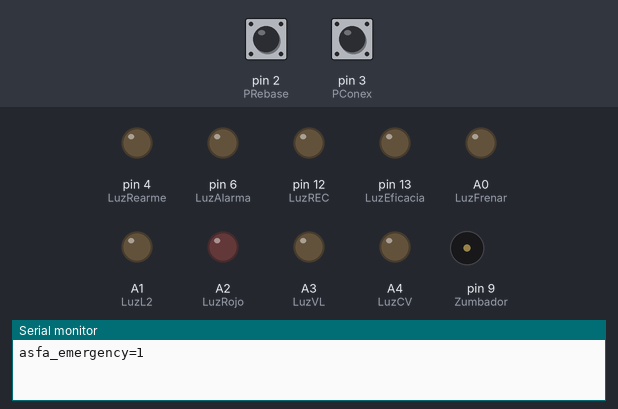
Simulated run of this sketch. Board: Arduino Uno, built with avr-gcc and run on an emulated ATmega328P. Parts: output pins drawn as LEDs (lit = HIGH), buzzer (waves = sounding, pin HIGH), the last lines printed to the serial monitor. The test bench sets the inputs (shaded band); at power-on: pin 3 (PConex) HIGH, pin 2 (PRebase) HIGH. Sleep ends after the set time or at an interrupt.

Above: at 5.0 s.
5.1 s: pin 3 (PConex) pulled LOW for 0.15 s
At 6.1 s:
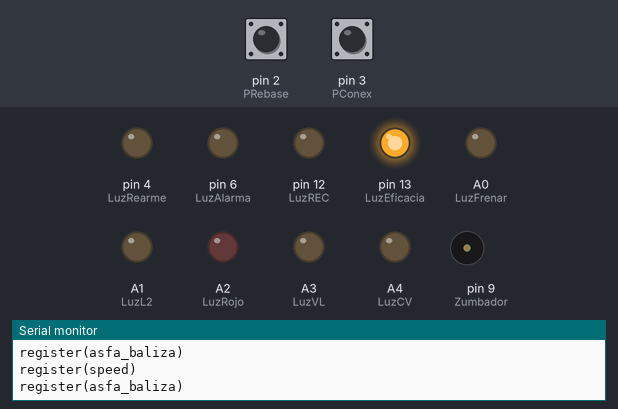
8.2 s: pin 3 (PConex) pulled LOW for 1 s
At 8.47 s:
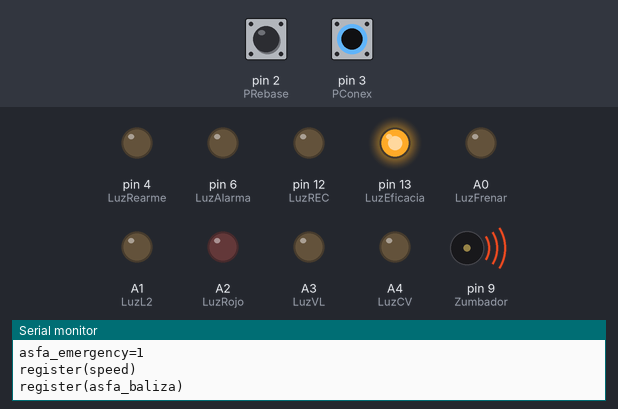
10.7 s: pin 3 (PConex) pulled LOW for 3.2 s
At 16.4 s:
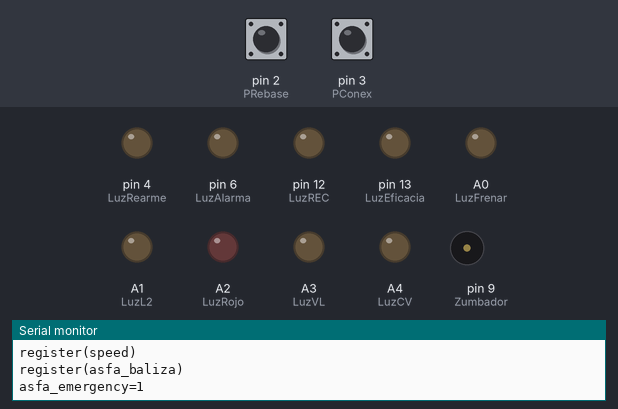
Timing chart, 0 to 17.9 s (numbered marks = the images above; inputs shaded):
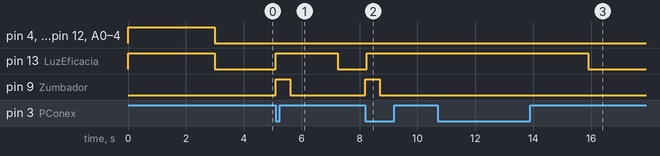

Measured:
- after the input at 5.1 s, pin 13 (LuzEficacia): LOW → HIGH at once, → LOW 2.2 s later; pin 9 (Zumbador): LOW → HIGH at once, → LOW 0.50 s later
- after the input at 8.2 s, pin 13 (LuzEficacia): LOW → HIGH after 0.05 s; pin 9 (Zumbador): LOW → HIGH at once, → LOW 0.50 s later
- after the input at 10.7 s, pin 13 (LuzEficacia): HIGH → LOW after 5.2 s instead of 0.50 s

The sketch:

DIMETAL_ASFA.ino
```cpp
#include <avr/sleep.h>
const int PConex = 3;
const int PREC = 11;
const int PAlarma = 7;
const int PRearme = 5;
const int PRebase = 2;
const int Zumbador = 9;
const int LuzFrenar = A0;
const int LuzL2 = A1;
const int LuzRojo = A2;
const int LuzVL = A3;
const int LuzCV = A4;
const int LuzEficacia = 13;
const int LuzREC = 12;
const int LuzAlarma = 6;
const int LuzRearme = 4;
const int LuzRebase = 8;
const int SelTipoTren = A5;
void setup() {
  // put your setup code here, to run once:
  Serial.begin(115200);
  pinMode(PConex, INPUT_PULLUP);
  pinMode(PRebase, INPUT_PULLUP);
  pinMode(PREC, INPUT_PULLUP);
  pinMode(PAlarma, INPUT_PULLUP);
  pinMode(PRearme, INPUT_PULLUP);
  pinMode(LuzREC, OUTPUT);
  pinMode(LuzFrenar, OUTPUT);
  pinMode(LuzRojo, OUTPUT);
  pinMode(LuzAlarma, OUTPUT);
  pinMode(LuzEficacia, OUTPUT);
  pinMode(LuzRearme, OUTPUT);
  pinMode(LuzL2, OUTPUT);
  pinMode(LuzCV, OUTPUT);
  pinMode(LuzVL, OUTPUT);
  pinMode(Zumbador, OUTPUT);
  digitalWrite(LuzREC, HIGH);
  digitalWrite(LuzFrenar, HIGH);
  digitalWrite(LuzRojo, HIGH);
  digitalWrite(LuzAlarma, HIGH);
  digitalWrite(LuzEficacia, HIGH);
  digitalWrite(LuzL2, HIGH);
  digitalWrite(LuzRebase, HIGH);
  digitalWrite(LuzRearme, HIGH);
  digitalWrite(LuzVL, HIGH);
  digitalWrite(LuzCV, HIGH);
  digitalWrite(LuzREC, HIGH);
  delay(3000);
  digitalWrite(LuzFrenar, LOW);
  digitalWrite(LuzRojo, LOW);
  digitalWrite(LuzAlarma, LOW);
  digitalWrite(LuzEficacia, LOW);
  digitalWrite(LuzL2, LOW);
  digitalWrite(LuzRebase, LOW);
  digitalWrite(LuzRearme, LOW);
  digitalWrite(LuzVL, LOW);
  digitalWrite(LuzCV, LOW);
  digitalWrite(LuzREC, LOW);
  if(digitalRead(PConex)==LOW) start();
  else shutdown();
}
enum Frequency
{
  AL = -1,
  FP = 0,
  L1 = 1,
  L2 = 2,
  L3 = 3,
  L4 = 4,
  L5 = 5,
  L6 = 6,
  L7 = 7,
  L8 = 8,
  L9 = 9
} freq = FP, prev_freq = FP;
bool Encendido = false;
bool Urgencia = true;
bool RebaseAuto = false;
bool Eficacia = false;
bool ASFA200 = true;
bool RecL2;
bool Connected = false;
unsigned TipoTren;
unsigned long RECStarted = 0;
unsigned long RojoStarted = 0;
unsigned long AlarmaStarted = 0;
unsigned long RebaseStarted = 0;
unsigned long CondStarted = 0;
byte Velocidad = 0;
unsigned long Previous;
unsigned long LastPConex;
unsigned long BuzzEnd = 0;
unsigned long poweroff = 0;
void buzz(unsigned long time)
{
  digitalWrite(Zumbador, HIGH);
  //tone(Zumbador, 435, time);
  BuzzEnd = millis() + time;
}
void nobuzz()
{
  digitalWrite(Zumbador,LOW);
  //noTone(Zumbador);
}
void shutdown()
{
  freq = FP;
  RECStarted = RojoStarted = AlarmaStarted = RebaseStarted = CondStarted = 0;
  Urgencia = true;
  Eficacia = false;
  nobuzz();
  digitalWrite(LuzREC, LOW);
  digitalWrite(LuzFrenar, LOW);
  digitalWrite(LuzRojo, LOW);
  digitalWrite(LuzAlarma, LOW);
  digitalWrite(LuzEficacia, LOW);
  digitalWrite(LuzL2, LOW);
  digitalWrite(LuzRebase, LOW);
  digitalWrite(LuzRearme, LOW);
  digitalWrite(LuzVL, LOW);
  digitalWrite(LuzCV, LOW);
  Encendido = false;
  poweroff = 0;
  Serial.print("asfa_emergency=1\n");
  sleep_enable();
  set_sleep_mode(SLEEP_MODE_PWR_DOWN);
  attachInterrupt(digitalPinToInterrupt(PConex), start, LOW);
  delay(1000);
  sleep_cpu();
}
void start()
{
  sleep_disable();
  detachInterrupt(digitalPinToInterrupt(PConex));
  Urgencia = false;
  Encendido = true;
  buzz(500);
  LastPConex = millis();
}
byte data[30];
int windex=0;
int reindex=0;
void readSerial()
{
  //if(LastPConex + 5000 < millis()&&!AlarmaStarted) freq = AL;
  if(reindex>=windex)
  {
    windex = reindex = 0;
  }
  if(reindex>20)
  {
    for(int i=reindex; i<windex; i++)
    {
      data[i-reindex] = data[i];
    }
    windex = windex-reindex;
    reindex = 0;
  }
  while(Serial.available() && windex<30)
  {
    data[windex] = Serial.read();
    Connected = true;
    windex++;
  }
  for(int i=reindex; i<windex; i++)
  {
    if(data[i]=='\n')
    {
      char line[i-reindex+1];
      for(int j=reindex; j<i; j++)
      {
        line[j-reindex] = data[j];
      }
      line[i-reindex] = 0;
      if(!strncmp(line, "asfa_baliza", 11))
      {
        if(line[13]=='P') freq = FP;
        else freq = (Frequency)atoi(line+13);
      }
      else if(!strncmp(line, "speed", 5))
      {
        Velocidad = atoi(line+6);
      }
      else if(!strncmp(line, "connected", 9))
      {
        Serial.println("register(speed)");
        Serial.println("register(asfa_baliza)");
        Connected = true;
      }
      reindex = i+1;
      break;
    }
    else if(i+1==30) windex = reindex = 0;
  }
}
void loop() {
  // put your main code here, to run repeatedly:
  if(digitalRead(PConex)==HIGH&&digitalRead(PRebase)==HIGH)
  {
    if(Encendido && poweroff == 0) poweroff = millis();
  }
  else poweroff = 0;
  if(poweroff != 0 && poweroff+2000<millis()) shutdown();
  if(Encendido)
  {
    if(!RebaseStarted&&digitalRead(PRebase)==LOW)
    {
      RebaseStarted = millis();
      RebaseAuto = true;
      digitalWrite(LuzRebase, HIGH);
    }
    if(digitalRead(PRebase)==HIGH)
    {
      RebaseStarted = 0;
      digitalWrite(LuzRebase, LOW);
    }
    if(RebaseStarted+10000<millis())
    {
      RebaseAuto = false;
      digitalWrite(LuzRebase, LOW);
    }
    readSerial();
    if(BuzzEnd!=0 && BuzzEnd<millis())
    {
      BuzzEnd = 0;
      nobuzz();
    }
    if(prev_freq!=freq)
    {
      if(ASFA200 && freq != FP) CondStarted = RecL2 = 0;
      switch(freq)
      {
        case L1:
          buzz(3000);
          RECStarted = millis();
          break;
        case L2:
          if(ASFA200)
          {
            buzz(3000);
            CondStarted = millis();
            digitalWrite(LuzREC, HIGH);
          }
          else buzz(500);
          break;
        case L3:
          buzz(500);
          break;
        case L7:
          {
            int Vmax = 60;
            if(TipoTren == 110) Vmax = 60;
            if(TipoTren == 90) Vmax = 50;
            if(TipoTren == 70) Vmax = 35;
            if(Velocidad>Vmax)
            {
              Urgencia = true;
              buzz(5000);
              digitalWrite(LuzRojo, HIGH);
            }
            else
            {
              buzz(3000);
              RojoStarted = millis();
            }
          }
          break;
        case L8:
          if(!RebaseAuto)
          {
            Urgencia = true;
            buzz(5000);
            digitalWrite(LuzRojo, HIGH);
          }
          else
          {
            buzz(3000);
            RojoStarted = millis();
          }
          break;
        case FP:
          break;
        default:
          Eficacia = false;
          if(!AlarmaStarted)
          {
            buzz(3000);
            AlarmaStarted = millis();
            digitalWrite(LuzAlarma, HIGH);
          }
          break;
      }
      prev_freq = freq;
    }
    Eficacia = freq==FP;
    digitalWrite(LuzEficacia, Eficacia);
    if(AlarmaStarted)
    {
      if(digitalRead(PAlarma)==LOW&&Eficacia)
      {
        nobuzz();
        AlarmaStarted = 0;
        digitalWrite(LuzAlarma, LOW);
      }
      else if(AlarmaStarted+3000<millis()) Urgencia = true;
    }
    if(RECStarted)
    {
      digitalWrite(LuzREC, HIGH);
      digitalWrite(LuzFrenar, HIGH);
      if(Velocidad>160 && ASFA200) Urgencia = true;
      if(digitalRead(PREC)==LOW)
      {
        nobuzz();
        digitalWrite(LuzREC, LOW);
        digitalWrite(LuzFrenar, LOW);
        RECStarted = 0;
      }
      else if(RECStarted+3000<millis())
      {
        Urgencia = true;
        digitalWrite(LuzREC, LOW);
        digitalWrite(LuzFrenar, LOW);
        RECStarted = 0;
      }
    }
    if(RojoStarted)
    {
      digitalWrite(LuzRojo, HIGH);
      if(RojoStarted+10000<millis())
      {
        digitalWrite(LuzRojo, LOW);
        RojoStarted = 0;
      }
    }
    if(CondStarted)
    {
      if(digitalRead(PREC)==LOW && !RecL2)
      {
        nobuzz();
        RecL2 = true;
        digitalWrite(LuzREC, LOW);
      }
      if(!RecL2 && CondStarted + 3000 < millis())
      {
        Urgencia = true;
        digitalWrite(LuzREC, LOW);
      }
      if(Velocidad>180 && CondStarted + 18000 < millis()) Urgencia = true;
      if(Velocidad>160 && CondStarted + 30000 < millis()) Urgencia = true;
      digitalWrite(LuzL2, (millis() - CondStarted) / 500 % 2);
    }
    else digitalWrite(LuzL2, LOW);
    if(Urgencia&&Velocidad<5)
    {
      digitalWrite(LuzRojo, LOW);
      if(!AlarmaStarted)
      {
        digitalWrite(LuzRearme, HIGH);
        if(digitalRead(PRearme)==LOW) Urgencia = false;
      }
    }
    else digitalWrite(LuzRearme, LOW);
  }
  if(Previous + 500 < millis()&&Serial.availableForWrite()>10)
  {
    if(!Connected)
    {
      Serial.println("register(speed)");
      Serial.println("register(asfa_baliza)");
    }
    else
    {
      Serial.print("asfa_emergency=");
      Serial.write(Urgencia ? '1' : '0');
      Serial.print("\n");
    }
    Previous = millis();
  }
}
```
